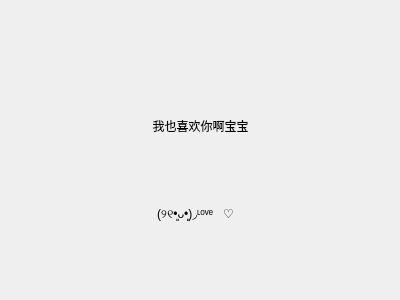
<?xml version="1.0" encoding="UTF-8"?>
<ui version="4.0">
 <class>Form</class>
 <widget class="QWidget" name="Form">
  <property name="geometry">
   <rect>
    <x>0</x>
    <y>0</y>
    <width>400</width>
    <height>300</height>
   </rect>
  </property>
  <property name="windowTitle">
   <string>love you</string>
  </property>
  <widget class="QLabel" name="label">
   <property name="geometry">
    <rect>
     <x>100</x>
     <y>100</y>
     <width>201</width>
     <height>51</height>
    </rect>
   </property>
   <property name="text">
    <string>我也喜欢你啊宝宝</string>
   </property>
   <property name="alignment">
    <set>Qt::AlignCenter</set>
   </property>
  </widget>
  <widget class="QLabel" name="label_2">
   <property name="geometry">
    <rect>
     <x>50</x>
     <y>160</y>
     <width>291</width>
     <height>121</height>
    </rect>
   </property>
   <property name="styleSheet">
    <string notr="true">font: 14pt &quot;Adobe Myungjo Std M&quot;;</string>
   </property>
   <property name="text">
    <string>(୨୧•͈ᴗ•͈)◞︎ᶫᵒᵛᵉ   ♡
</string>
   </property>
   <property name="alignment">
    <set>Qt::AlignCenter</set>
   </property>
  </widget>
 </widget>
 <resources/>
 <connections/>
</ui>
